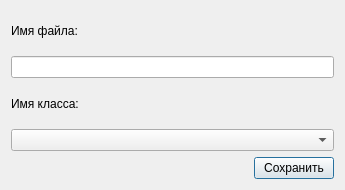
<?xml version="1.0" encoding="UTF-8"?>
<ui version="4.0">
 <class>LabelEditDialog</class>
 <widget class="QDialog" name="LabelEditDialog">
  <property name="geometry">
   <rect>
    <x>0</x>
    <y>0</y>
    <width>345</width>
    <height>190</height>
   </rect>
  </property>
  <property name="sizePolicy">
   <sizepolicy hsizetype="Fixed" vsizetype="Fixed">
    <horstretch>0</horstretch>
    <verstretch>0</verstretch>
   </sizepolicy>
  </property>
  <property name="windowTitle">
   <string>Изменение метки</string>
  </property>
  <layout class="QVBoxLayout" name="verticalLayout">
   <item>
    <widget class="QLabel" name="label">
     <property name="text">
      <string>Имя файла:</string>
     </property>
    </widget>
   </item>
   <item>
    <widget class="QLineEdit" name="lineFilename"/>
   </item>
   <item>
    <widget class="QLabel" name="label_2">
     <property name="text">
      <string>Имя класса:</string>
     </property>
    </widget>
   </item>
   <item>
    <widget class="QComboBox" name="comboBoxClassname">
     <property name="editable">
      <bool>false</bool>
     </property>
    </widget>
   </item>
   <item>
    <layout class="QHBoxLayout" name="horizontalLayout">
     <item>
      <spacer name="horizontalSpacer">
       <property name="orientation">
        <enum>Qt::Horizontal</enum>
       </property>
       <property name="sizeHint" stdset="0">
        <size>
         <width>40</width>
         <height>20</height>
        </size>
       </property>
      </spacer>
     </item>
     <item>
      <widget class="QPushButton" name="buttonSave">
       <property name="sizePolicy">
        <sizepolicy hsizetype="Fixed" vsizetype="Fixed">
         <horstretch>0</horstretch>
         <verstretch>0</verstretch>
        </sizepolicy>
       </property>
       <property name="text">
        <string>Сохранить</string>
       </property>
      </widget>
     </item>
    </layout>
   </item>
  </layout>
 </widget>
 <resources/>
 <connections/>
</ui>
